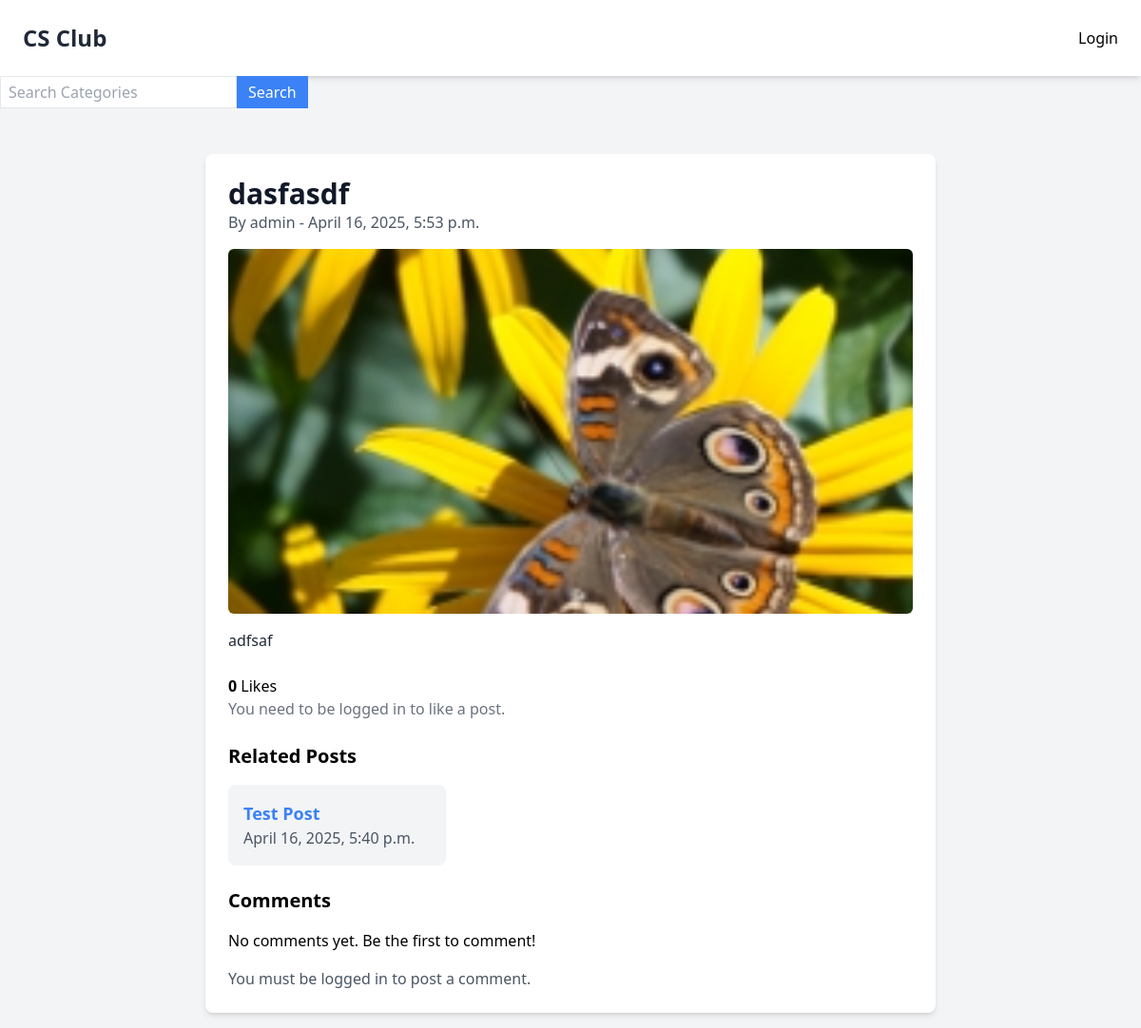
The app's page /post/48/, older data.
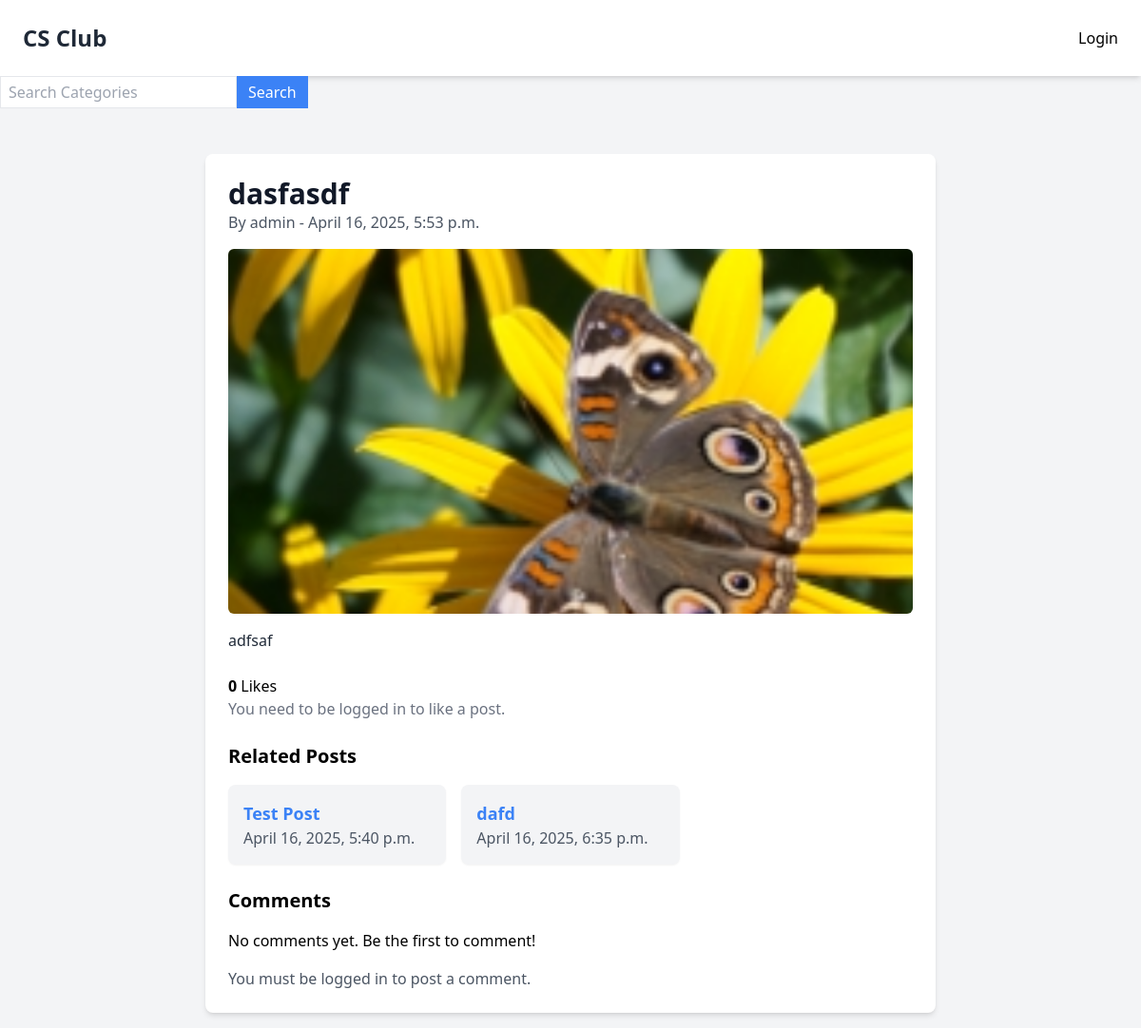
The same page, newer data.
### blog/models.py (models this page shows, shortened)
class Post(models.Model):
    title = models.CharField(max_length=255)
    content = models.TextField()
    author = models.ForeignKey(User, on_delete=models.CASCADE)
    created_at = models.DateTimeField(auto_now_add=True)
    category = models.ForeignKey('Category', on_delete=models.CASCADE)
    image = models.ImageField(upload_to='post_images/', blank=True, null=True)
    likes = models.ManyToManyField(User, related_name='liked_posts', blank=True)
    def total_likes(self):
        return self.likes.count()

### blog/views.py (the view)
# urls.py: path('post/<int:post_id>/', post_detail, name='post_detail'),
def post_detail(request, post_id):
    post = get_object_or_404(Post, id=post_id)
    comments = post.comments.all()  # Fetch comments
    related_posts = Post.objects.filter(category=post.category).exclude(id=post.id)[:3]  # Fetch up to 3 related posts
    if request.method == "POST" and 'like_post' in request.POST:
        if post.likes.filter(id=request.user.id).exists():
            post.likes.remove(request.user)  # Unlike if already liked
        else:
            post.likes.add(request.user)  # Like if not liked yet
        return redirect('post_detail', post_id=post.id)
    if request.method == "POST" and 'comment' in request.POST:
        form = CommentForm(request.POST)
        if form.is_valid():
            comment = form.save(commit=False)
            comment.post = post
            comment.author = request.user
            comment.save()
            return redirect('post_detail', post_id=post.id)
    else:
        form = CommentForm()
    liked = post.likes.filter(id=request.user.id).exists() if request.user.is_authenticated else False
    return render(request, 'blog/post_detail.html', {
        'post': post,
        'comments': comments,
        'form': form,
        'related_posts': related_posts,
        'liked': liked,  # Pass the liked status to the template
    })

### blog/forms.py
class CommentForm(forms.ModelForm):  # Ensure this is defined
    class Meta:
        model = Comment
        fields = ['content']

### blog/templates/blog/post_detail.html (shortened to what this page needs)
{% extends 'blog/base.html' %}
{% block content %}
<div class="max-w-3xl mx-auto bg-white p-6 rounded-lg shadow-md">
    <h1 class="text-3xl font-bold text-gray-900">{{ post.title }}</h1>
    <p class="text-gray-600">By {{ post.author.username }} - {{ post.created_at }}</p>
    {% if post.image %}
        <div class="mt-4">
            <img id="postImage" src="{{ post.image.url }}" alt="{{ post.title }}" class="w-full max-h-96 object-cover rounded-md cursor-pointer">
        </div>
    {% endif %}
    <div class="mt-4 text-gray-800">
        {{ post.content|safe }}
    </div>
    <div class="mt-6">
        <strong id="like-count">{{ post.total_likes }}</strong> Likes
        {% if user.is_authenticated %}
            <form method="POST" action="{% url 'post_detail' post.id %}">
                {% csrf_token %}
                <button type="submit" name="like_post"
                        class="bg-blue-500 text-white px-4 py-2 rounded hover:bg-blue-600 mt-2"
                        {% if liked %}
                            style="background-color: red;"
                        {% endif %}
                >
                    {% if liked %}
                        Unlike
                    {% else %}
                        Like
                    {% endif %}
                </button>
            </form>
        {% else %}
            <p class="text-gray-500">You need to be logged in to like a post.</p>
        {% endif %}
    </div>
    <h2 class="text-xl font-semibold mt-6">Related Posts</h2>
    <div class="grid grid-cols-1 md:grid-cols-2 lg:grid-cols-3 gap-4 mt-4">
        {% for related in related_posts %}
            <div class="bg-gray-100 p-4 rounded-lg shadow-sm">
                <h3 class="text-lg font-bold"><a href="{% url 'post_detail' related.id %}" class="text-blue-500 hover:underline">{{ related.title }}</a></h3>
                <p class="text-gray-600">{{ related.created_at }}</p>
            </div>
        {% empty %}
            <p>No related posts found.</p>
        {% endfor %}
    </div>
    <h2 class="text-xl font-semibold mt-6">Comments</h2>
    <div class="mt-4">
    {% for comment in post.comments.all %}
        <div class="border-b border-gray-200 py-2 {% if comment.author == request.user %} bg-blue-100 {% endif %} p-2 rounded-md">
            <p><strong>{{ comment.author.username }}</strong> - {{ comment.created_at }}</p>
            <p>{{ comment.content }}</p>
            {% if request.user == post.author %}
                <form method="POST" action="{% url 'delete_comment' comment.id %}">
                    {% csrf_token %}
                    <button type="submit" class="text-red-500 hover:underline">Delete</button>
                </form>
            {% endif %}
        </div>
    {% empty %}
        <p>No comments yet. Be the first to comment!</p>
    {% endfor %}
</div>
    {% if request.user.is_authenticated %}
        <h3 class="text-lg font-semibold mt-6">Add a Comment</h3>
        <form method="POST" action="{% url 'add_comment' post.id %}" class="mt-4">
            {% csrf_token %}
            <textarea name="content" class="w-full p-2 border rounded" rows="4" placeholder="Write your comment here..." required></textarea>
            <button type="submit" class="bg-green-500 text-white px-4 py-2 rounded mt-2 hover:bg-green-600">Post Comment</button>
        </form>
    {% else %}
        <p class="mt-4 text-gray-600">You must be logged in to post a comment.</p>
    {% endif %}
</div>
{% endblock %}

Row changes from the older to the newer data that the page shows:
added Post: title "dafd", created_at "April 16, 2025, 6:35 p.m."
